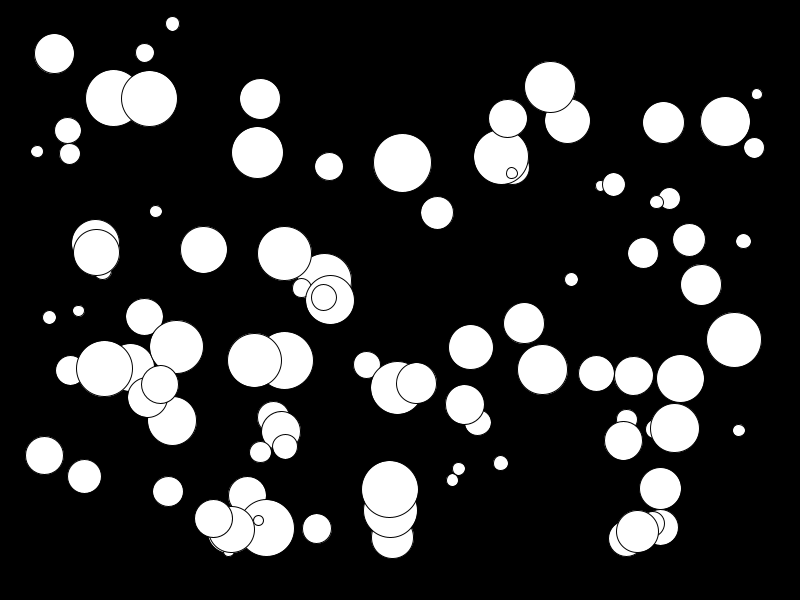
Frame 1 (no input)
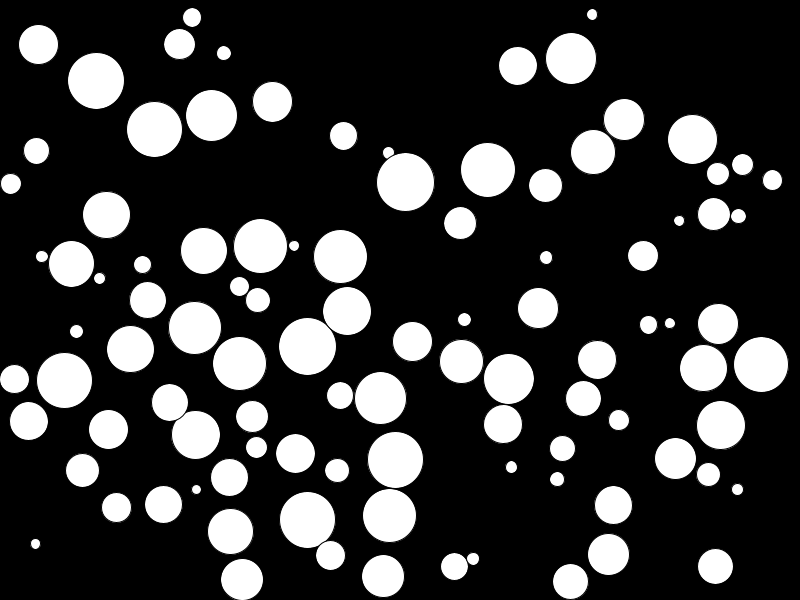
Frame 60 (the mouse pressed at the canvas centre just before this capture)
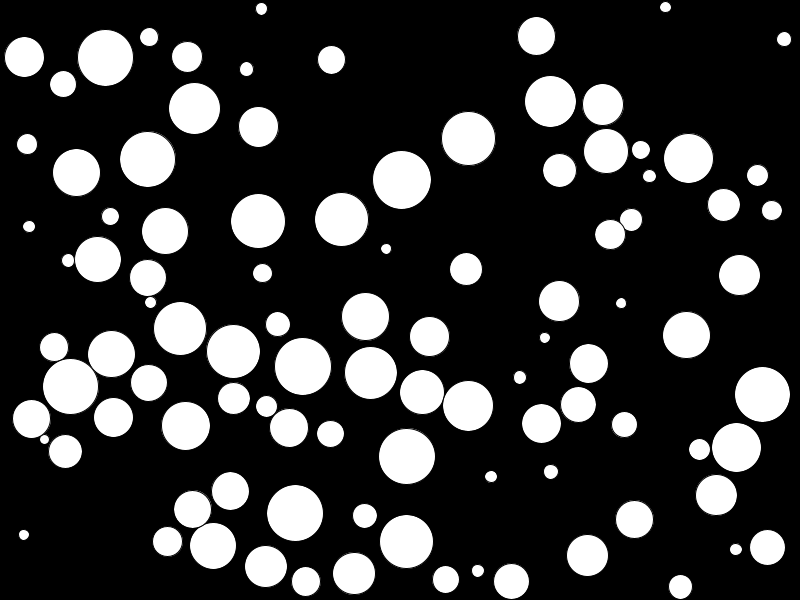
Frame 120 (the mouse held since frame 60 and released just before this capture)

The Processing sketch that drew these frames (run headless with seeded random() and noise(); from frame 60 on, the mouse is pressed at the canvas centre):

// Processing sketch: sketch_2014_11_24
// ── sketch_2014_11_24.pde
int count = 100;
//declare loc, vel, and acc arrays
PVector[] loc = new PVector[count];
PVector[] vel = new PVector[count];
PVector[] acc = new PVector[count];
float[] sz = new float[count];
float[] mass = new float[count];
int minDiam = 10;
int maxDiam = 60;

void setup() {
  size(800, 600);
  for (int i = 0; i < count; i++) {    //access each index in the arrays...
    sz[i] = random(minDiam, maxDiam);   //initialize the values in sz[] array
    loc[i] = new PVector(random(sz[i], width-sz[i]), random(sz[i], height-sz[i]));  //initialize values for location array
    vel[i] = PVector.random2D();       //initialize values in velocity array
    acc[i] = new PVector(0, 0);        //initialize values in acceleration array
    mass[i] = map(sz[i], minDiam, maxDiam, .1, 1.5);
  }
}

void draw() {
  background(0);

  for (int i = 0; i < count; i++) {    //access each index in the arrays...
    //move the ball
    vel[i].add(acc[i]);
    loc[i].add(vel[i]);

    //check to see if the circles are touching
    for (int j = 0; j < count; j++) {
      if (i!=j) {
        if (loc[i].dist(loc[j]) < sz[i]/2 + sz[j]/2) { //...if it is...
          print("COLLISION DETECTED    ");
          //          if (loc[i].x < loc[j].x) {    //if ball 1 is to the left of ball 2...
          //            vel[i].x = -abs(vel[i].x);
          //            vel[j].x = abs(vel[j].x);
          //          } else {
          //            vel[i].x = abs(vel[i].x);
          //            vel[j].x = -abs(vel[j].x);
          //          }
          //          if (loc[i].y < loc[j].y) {    //if ball 1 is to the left of ball 2...
          //            vel[i].y = -abs(vel[i].y);
          //            vel[j].y = abs(vel[j].y);
          //          } else {
          //            vel[i].y = abs(vel[i].y);
          //            vel[j].y = -abs(vel[j].y);
          //          }
          vel[i] = PVector.sub(loc[i], loc[j]);      //assign velocity a value based on difference between center points
          vel[i].normalize();                        //normalize velocity
          vel[i].div(mass[i]);                       //divide velocity by mass
        }
      }
    }

    //draw the ball
    ellipse(loc[i].x, loc[i].y, sz[i], sz[i]);

    //bounce the ball
    if (loc[i].x + sz[i]/2 > width || loc[i].x - sz[i]/2 < 0) {
      vel[i].x *= -1;
    }
    if (loc[i].y + sz[i]/2 > height || loc[i].y - sz[i]/2 < 0) {
      vel[i].y *= -1;
    }
  }
}

void mouseReleased() {
  loc[0].set(mouseX, mouseY);
}
